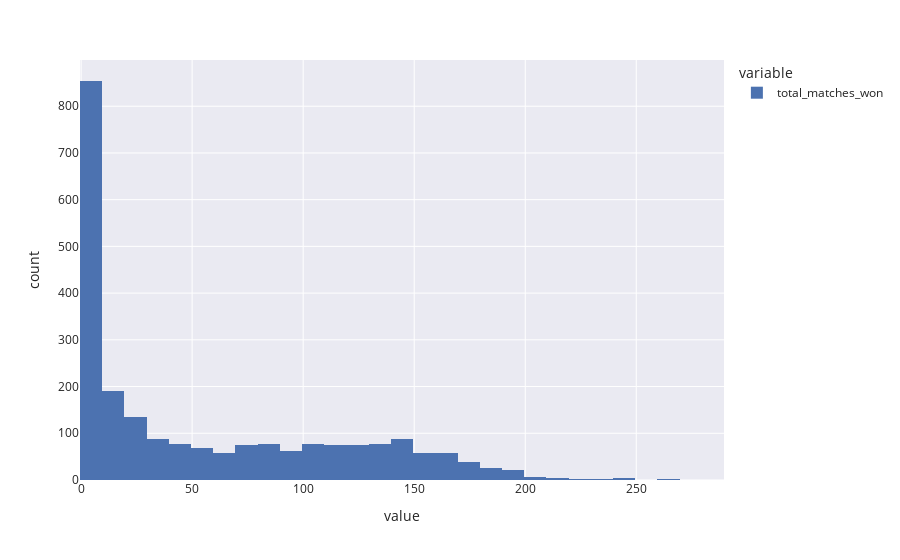

The cell this chart's notebook holds for it:
### Markdown cell above
### Matches won

### Code cell
df_players.total_matches_won.hist()

### Figure 1 — Plotly figure (JSON) as saved in the notebook; plotly's stock layout.template omitted (floating-point values rounded to 4 significant figures; data arrays with more than 128 entries replaced by an {"elided": "..."} marker saying what was removed)
{"data": [{"alignmentgroup": "True", "bingroup": "x", "hovertemplate": "variable=total_matches_won<br>value=%{x}<br>count=%{y}<extra></extra>", "legendgroup": "total_matches_won", "marker": {"color": "rgb(76,114,176)", "pattern": {"shape": ""}}, "name": "total_matches_won", "offsetgroup": "total_matches_won", "orientation": "v", "showlegend": true, "type": "histogram", "x": {"elided": "2299 int values"}, "xaxis": "x", "yaxis": "y"}], "layout": {"barmode": "relative", "legend": {"title": {"text": "variable"}, "tracegroupgap": 0}, "margin": {"t": 60}, "xaxis": {"anchor": "y", "domain": [0, 1], "title": {"text": "value"}}, "yaxis": {"anchor": "x", "domain": [0, 1], "title": {"text": "count"}}}}
